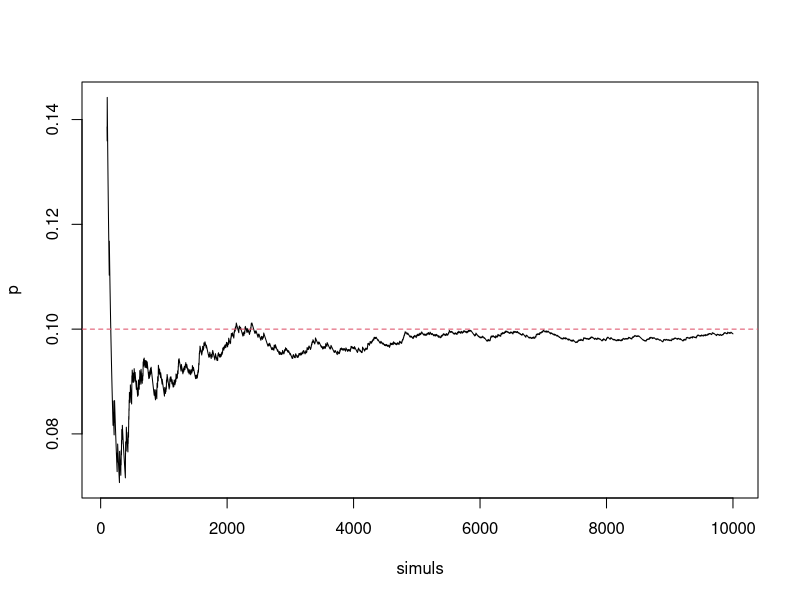
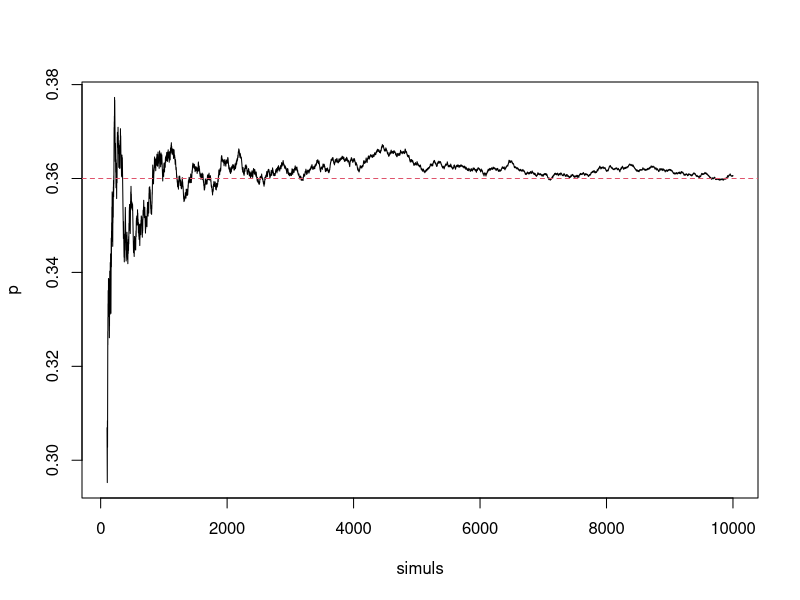
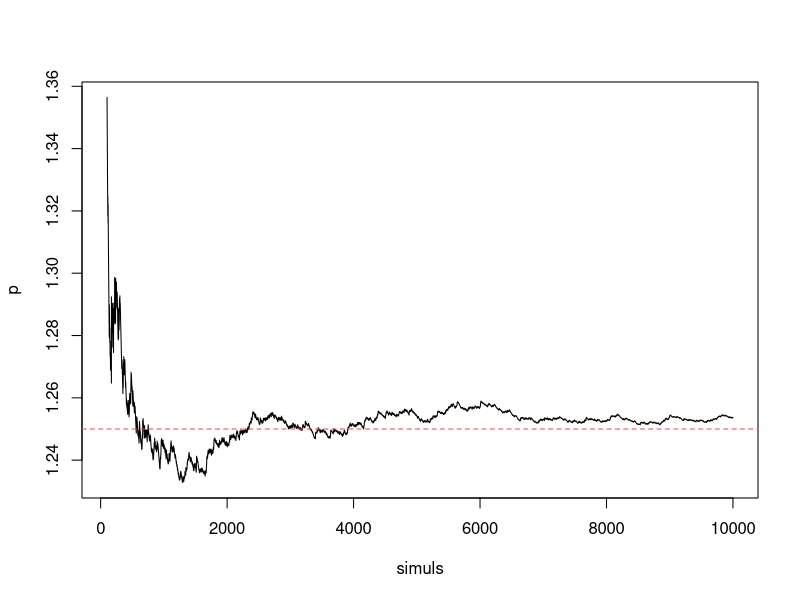

Recreate these plots in R, in order.
# Disable scientific notation from graphs.
options(scipen=999)

# For exercise 9.3.1, use R to simulate a Markov chain and estimate the probabilities
# in part (a) and part (b), and the mean in part (c)
# The following matrix is the single-step transition probability matrix of a discrete-time Markov chain
# which describes the weather. State 1 represents a sunny day, state 2 a cloudy day, and state 3 a rainy day.
#   S   C    R
# S .7  .2  .1
# C .3  .5  .2
# R .2  .6  .2
P = matrix(c(.7, .2, .1, .3, .5, .2, .2, .6, .2), nrow=3, byrow = TRUE)
# (a) What is the probability of a sunny day being followed by two cloudy days?
# S=1, C=2, R=3
days = c(1,2,3)
# Generates the following day given a current day, sample of days, and a Transition Matrix
day_generator <- function(state, states, MarkovC){
  return(sample(states, prob=MarkovC[state,], size = 1))
}

N = 10000

# DF will take n simulations and probability.
df1 = data.frame(simuls=numeric(), p=numeric())
counter=0
week = c(1)
for(i in 1:N){
  # initial day is sunny
  day_2 <- day_generator(week[1],days,P)
  day_3 <- day_generator(day_2,days,P)
  if(day_2==2&day_3==2){counter=counter+1}
  df1 <- rbind(df1, data.frame(simuls=i, p=counter/i))
}

df1 <- df1[-c(seq(1:100)), ]
# plot a graph with simulations and probability.
plot(df1, type="l")
abline(h=0.1, lty=2, col = 2)

# (b) Given that today is rainy, what is the probability that the sun will shine the day after tomorrow?
# DF will take n simulations and probability.
df2 = data.frame(simuls=numeric(), p=numeric())
counter=0
week = c(3)
for(i in 1:N){
  # initial day is sunny
  day_2 <- day_generator(week[1],days,P)
  day_3 <- day_generator(day_2,days,P)
  if(day_3==1){counter=counter+1}
  df2 <- rbind(df2, data.frame(simuls=i, p=counter/i))
}

df2 <- df2[-c(seq(1:100)), ]
# plot a graph with simulations and probability.
plot(df2, type="l")
abline(h=.36, lty=2, col = 2)

# (c) What is the mean length of a rainy period?
df3 = data.frame(simuls=numeric(), p=numeric())
count = 0
for(n in 1:N){
  week = numeric(100)
  week[1] = 3
  for(i in 2:100){
    week[i] = day_generator(week[i-1],days,P)
  }
  for(i in week){
    if(i==3){count=count+1}
    else{break}
  }
  df3 <- rbind(df3, data.frame(simuls=n, p=count/n))
}
df3 <- df3[-c(seq(1:100)), ]
plot(df3, type="l")
abline(h=1.25, lty=2, col = 2)
